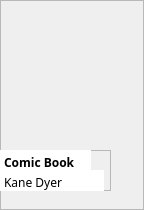
            <widget class="QFrame" name="frame_75">
             <property name="geometry">
              <rect>
               <x>9</x>
               <y>442</y>
               <width>144</width>
               <height>210</height>
              </rect>
             </property>
             <property name="frameShape">
              <enum>QFrame::StyledPanel</enum>
             </property>
             <property name="frameShadow">
              <enum>QFrame::Raised</enum>
             </property>
             <widget class="QLabel" name="label_43">
              <property name="geometry">
               <rect>
                <x>0</x>
                <y>0</y>
                <width>111</width>
                <height>141</height>
               </rect>
              </property>
              <property name="text">
               <string/>
              </property>
              <property name="pixmap">
               <pixmap resource="Resources.qrc">:/images/book-covers/book16.png</pixmap>
              </property>
              <property name="scaledContents">
               <bool>true</bool>
              </property>
             </widget>
             <widget class="QFrame" name="frame_76">
              <property name="geometry">
               <rect>
                <x>0</x>
                <y>150</y>
                <width>111</width>
                <height>41</height>
               </rect>
              </property>
              <property name="frameShape">
               <enum>QFrame::StyledPanel</enum>
              </property>
              <property name="frameShadow">
               <enum>QFrame::Raised</enum>
              </property>
              <widget class="QPlainTextEdit" name="plainTextEdit_81">
               <property name="geometry">
                <rect>
                 <x>0</x>
                 <y>0</y>
                 <width>91</width>
                 <height>21</height>
                </rect>
               </property>
               <property name="styleSheet">
                <string notr="true">font-weight: bold;
font-family: Baloo 2;
background: white;</string>
               </property>
               <property name="frameShape">
                <enum>QFrame::NoFrame</enum>
               </property>
               <property name="verticalScrollBarPolicy">
                <enum>Qt::ScrollBarAlwaysOff</enum>
               </property>
               <property name="tabChangesFocus">
                <bool>false</bool>
               </property>
               <property name="lineWrapMode">
                <enum>QPlainTextEdit::WidgetWidth</enum>
               </property>
               <property name="plainText">
                <string>Comic Book</string>
               </property>
               <property name="textInteractionFlags">
                <set>Qt::TextSelectableByKeyboard|Qt::TextSelectableByMouse</set>
               </property>
              </widget>
              <widget class="QPlainTextEdit" name="plainTextEdit_82">
               <property name="geometry">
                <rect>
                 <x>0</x>
                 <y>20</y>
                 <width>104</width>
                 <height>21</height>
                </rect>
               </property>
               <property name="styleSheet">
                <string notr="true">font-family: Baloo 2;
background: white;</string>
               </property>
               <property name="frameShape">
                <enum>QFrame::NoFrame</enum>
               </property>
               <property name="verticalScrollBarPolicy">
                <enum>Qt::ScrollBarAlwaysOff</enum>
               </property>
               <property name="plainText">
                <string>Kane Dyer</string>
               </property>
              </widget>
             </widget>
            </widget>
